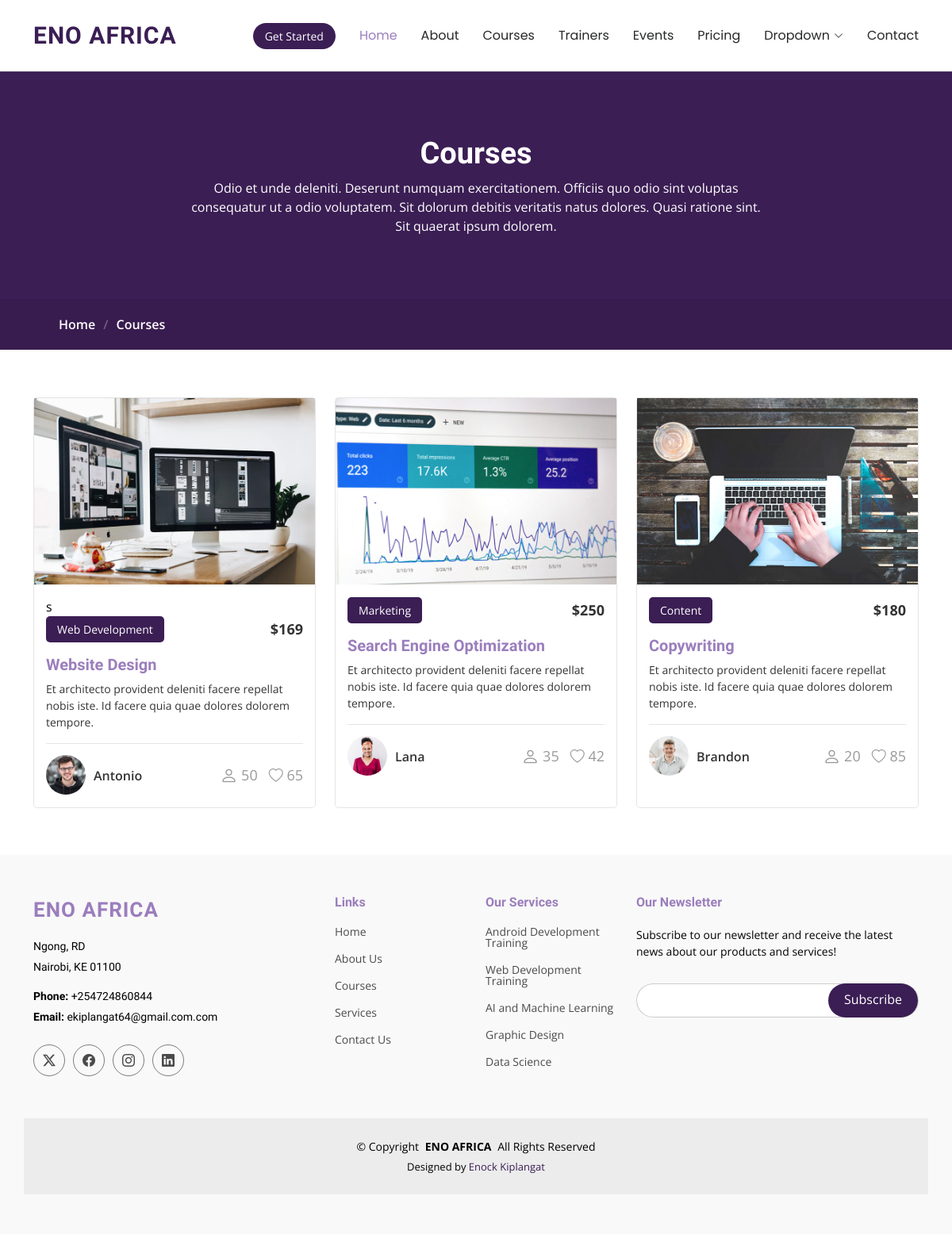
Page /courses/ on the committed database.
### course/models.py (models this page shows, shortened)
class FooterLink(models.Model):
    heading=models.TextField()
    link1=models.TextField()
    link2=models.TextField()
    link3=models.TextField()
    link4=models.TextField()
    link5=models.TextField()

### course/views.py (the view)
# urls.py: path('courses/',views.courses,name='courses'),
def courses(request):
    footerlink = FooterLink.objects.all()
    return render(request,'courses.html', {'footerlink': footerlink})

### course/templates/courses.html (shortened to what this page needs)
{% extends 'base.html' %}
{% load static %}
{% block body %}
  <main class="main">
    <div class="page-title" data-aos="fade">
      <div class="heading">
        <div class="container">
          <div class="row d-flex justify-content-center text-center">
            <div class="col-lg-8">
              <h1>Courses</h1>
              <p class="mb-0">Odio et unde deleniti. Deserunt numquam exercitationem. Officiis quo odio sint voluptas consequatur ut a odio voluptatem. Sit dolorum debitis veritatis natus dolores. Quasi ratione sint. Sit quaerat ipsum dolorem.</p>
            </div>
          </div>
        </div>
      </div>
      <nav class="breadcrumbs">
        <div class="container">
          <ol>
            <li><a href="index.html">Home</a></li>
            <li class="current">Courses</li>
          </ol>
        </div>
      </nav>
    </div>
    <section id="courses" class="courses section">
      <div class="container">
        <div class="row">
          <div class="col-lg-4 col-md-6 d-flex align-items-stretch" data-aos="zoom-in" data-aos-delay="100">
            <div class="course-item">
              <img src="{% static 'assets/img/course-1.jpg' %}" class="img-fluid" alt="...">
              <div class="course-content">s
                <div class="d-flex justify-content-between align-items-center mb-3">
                  <p class="category">Web Development</p>
                  <p class="price">$169</p>
                </div>
                <h3><a href="course-details.html">Website Design</a></h3>
                <p class="description">Et architecto provident deleniti facere repellat nobis iste. Id facere quia quae dolores dolorem tempore.</p>
                <div class="trainer d-flex justify-content-between align-items-center">
                  <div class="trainer-profile d-flex align-items-center">
                    <img src="{% static 'assets/img/trainers/trainer-1-2.jpg' %}" class="img-fluid" alt="">
                    <a href="" class="trainer-link">Antonio</a>
                  </div>
                  <div class="trainer-rank d-flex align-items-center">
                    <i class="bi bi-person user-icon"></i>&nbsp;50
                    &nbsp;&nbsp;
                    <i class="bi bi-heart heart-icon"></i>&nbsp;65
                  </div>
                </div>
              </div>
            </div>
          </div>
          <div class="col-lg-4 col-md-6 d-flex align-items-stretch mt-4 mt-md-0" data-aos="zoom-in" data-aos-delay="200">
            <div class="course-item">
              <img src="{% static 'assets/img/course-2.jpg' %}" class="img-fluid" alt="...">
              <div class="course-content">
                <div class="d-flex justify-content-between align-items-center mb-3">
                  <p class="category">Marketing</p>
                  <p class="price">$250</p>
                </div>
                <h3><a href="course-details.html">Search Engine Optimization</a></h3>
                <p class="description">Et architecto provident deleniti facere repellat nobis iste. Id facere quia quae dolores dolorem tempore.</p>
                <div class="trainer d-flex justify-content-between align-items-center">
                  <div class="trainer-profile d-flex align-items-center">
                    <img src="{% static 'assets/img/trainers/trainer-2-2.jpg' %}" class="img-fluid" alt="">
                    <a href="" class="trainer-link">Lana</a>
                  </div>
                  <div class="trainer-rank d-flex align-items-center">
                    <i class="bi bi-person user-icon"></i>&nbsp;35
                    &nbsp;&nbsp;
                    <i class="bi bi-heart heart-icon"></i>&nbsp;42
                  </div>
                </div>
              </div>
            </div>
          </div>
          <div class="col-lg-4 col-md-6 d-flex align-items-stretch mt-4 mt-lg-0" data-aos="zoom-in" data-aos-delay="300">
            <div class="course-item">
              <img src="{% static 'assets/img/course-3.jpg' %}" class="img-fluid" alt="...">
              <div class="course-content">
                <div class="d-flex justify-content-between align-items-center mb-3">
                  <p class="category">Content</p>
                  <p class="price">$180</p>
                </div>
                <h3><a href="course-details.html">Copywriting</a></h3>
                <p class="description">Et architecto provident deleniti facere repellat nobis iste. Id facere quia quae dolores dolorem tempore.</p>
                <div class="trainer d-flex justify-content-between align-items-center">
                  <div class="trainer-profile d-flex align-items-center">
                    <img src="{% static 'assets/img/trainers/trainer-3-2.jpg' %}" class="img-fluid" alt="">
                    <a href="" class="trainer-link">Brandon</a>
                  </div>
                  <div class="trainer-rank d-flex align-items-center">
                    <i class="bi bi-person user-icon"></i>&nbsp;20
                    &nbsp;&nbsp;
                    <i class="bi bi-heart heart-icon"></i>&nbsp;85
                  </div>
                </div>
              </div>
            </div>
          </div>
        </div>
      </div>
    </section>
  </main>
{% endblock %}

### course/templates/base.html (shortened to what this page needs)
{% load static %}
<!doctype html>
<html lang="en">
<head>
  <link href="{% static 'assets/vendor/bootstrap/css/bootstrap.min.css' %}" rel="stylesheet">
  <link href="{% static 'assets/vendor/bootstrap-icons/bootstrap-icons.css' %}" rel="stylesheet">
  <link href="{% static 'assets/vendor/aos/aos.css' %}" rel="stylesheet">
  <link href="{% static 'assets/vendor/glightbox/css/glightbox.min.css' %}" rel="stylesheet">
  <link href="{% static 'assets/vendor/swiper/swiper-bundle.min.css' %}" rel="stylesheet">
  <link href="{% static 'assets/css/main.css' %}" rel="stylesheet">
</head>
<body class="index-page">
<header id="header" class="header d-flex align-items-center sticky-top">
    <div class="container-fluid container-xl position-relative d-flex align-items-center">
      <a href="/index/" class="logo d-flex align-items-center me-auto">
        <h1 class="sitename">ENO AFRICA</h1>
      </a>
      <nav id="navmenu" class="navmenu">
        <ul>
          <li><a href="/index/" class="active">Home<br></a></li>
          <li><a href="/about/">About</a></li>
          <li><a href="/courses/">Courses</a></li>
          <li><a href="/trainers/">Trainers</a></li>
          <li><a href="/events/">Events</a></li>
          <li><a href="/pricing/">Pricing</a></li>
          <li class="dropdown"><a href="#"><span>Dropdown</span> <i class="bi bi-chevron-down toggle-dropdown"></i></a>
          </li>
          <li><a href="/contact/">Contact</a></li>
        </ul>
      </nav>
      <a class="btn-getstarted" href="/courses/">Get Started</a>
    </div>
  </header>
{% block body %}
{% endblock %}
<footer id="footer" class="footer position-relative light-background">
    <div class="container footer-top">
      <div class="row gy-4">
        <div class="col-lg-4 col-md-6 footer-about">
          <a href="/index/" class="logo d-flex align-items-center">
            <span class="sitename">ENO AFRICA</span>
          </a>
          <div class="footer-contact pt-3">
            <p>Ngong, RD</p>
            <p>Nairobi, KE 01100</p>
            <p class="mt-3"><strong>Phone:</strong> <span>+254724860844</span></p>
            <p><strong>Email:</strong> <span>ekiplangat64@gmail.com.com</span></p>
          </div>
          <div class="social-links d-flex mt-4">
            <a href=""><i class="bi bi-twitter-x"></i></a>
            <a href=""><i class="bi bi-facebook"></i></a>
            <a href=""><i class="bi bi-instagram"></i></a>
            <a href=""><i class="bi bi-linkedin"></i></a>
          </div>
        </div>
          {% for footerlink in footerlink %}
               <div class="col-lg-2 col-md-3 footer-links">
          <h4>{{ footerlink.heading}}</h4>
          <ul>
            <li><a href="#">{{ footerlink.link1 }}</a></li>
            <li><a href="#">{{ footerlink.link2}}</a></li>
            <li><a href="#">{{ footerlink.link3}}</a></li>
            <li><a href="#">{{ footerlink.link4}}</a></li>
            <li><a href="#">{{ footerlink.link5}}</a></li>
          </ul>
        </div>
          {% endfor %}
        <div class="col-lg-4 col-md-12 footer-newsletter">
          <h4>Our Newsletter</h4>
          <p>Subscribe to our newsletter and receive the latest news about our products and services!</p>
          <form action="{% static 'forms/newsletter.php' %}" method="post" class="php-email-form">
            <div class="newsletter-form"><input type="email" name="email"><input type="submit" value="Subscribe"></div>
          </form>
        </div>
      </div>
    </div>
    <div class="container copyright text-center mt-4">
      <p>&copy; <span>Copyright</span> <strong class="px-1 sitename">ENO AFRICA</strong> <span>All Rights Reserved</span></p>
      <div class="credits">
        Designed by <a href="https://bootstrapmade.com/">Enock Kiplangat</a>
      </div>
    </div>
  </footer>
</body>
</html>

### rows in the picture
FooterLink: heading "Links", link1 "Home", link2 "About Us", link3 "Courses", link4 "Services", link5 "Contact Us"
FooterLink: heading "Our Services", link1 "Android Development Training", link2 "Web Development Training", link3 "AI and Machine Learning", link4 "Graphic Design", link5 "Data Science"
